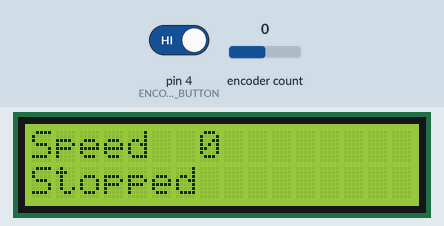
Simulated run of this sketch. Board: Arduino Uno, built with avr-gcc and run on an emulated ATmega328P. On the bench: 16×2 character LCD. Inputs (shaded band) come from the test bench; at power-on: pin 4 (ENCODER_PIN_BUTTON) HIGH, encoder count 0. What the sketch prints to the serial monitor is not drawn.

Above: at 2.2 s.
2.3 s: pin 4 (ENCODER_PIN_BUTTON) driven LOW
5.3 s: encoder count set to 1
At 6.5 s:
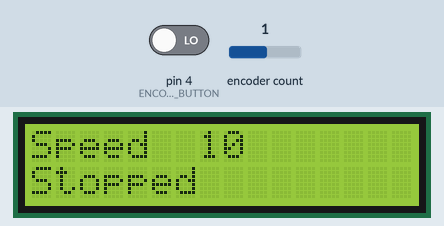
6.8 s: encoder count set to 2
At 8.0 s:
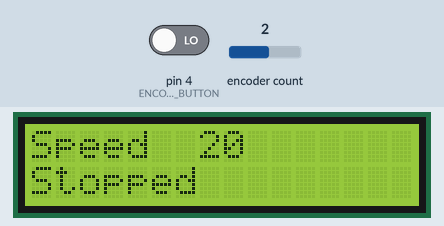
8.3 s: encoder count set to 3
At 9.3 s:
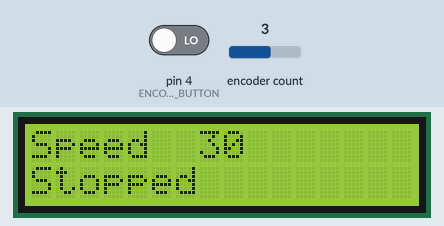
9.8 s: encoder count set to 4
At 10.6 s:
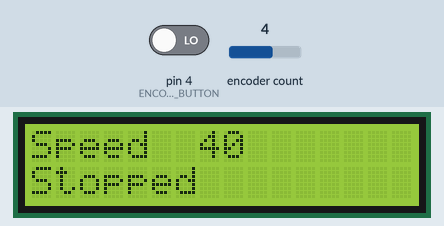
11.3 s: pin 4 (ENCODER_PIN_BUTTON) driven HIGH
Timing chart, 0 to 13.8 s (numbered marks = the images above; inputs shaded):
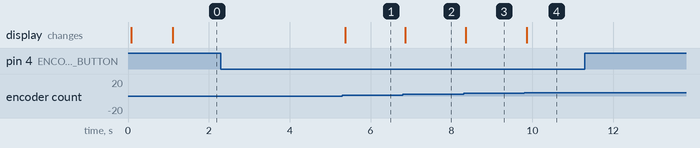

Measured:
- after the input at 2.3 s, every drawn part: stays the same
- after the input at 5.3 s, the display: changes after 0.07 s (image 1)
- after the input at 6.8 s, the display: changes after 0.05 s (image 2)
- after the input at 8.3 s, the display: changes after 0.06 s (image 3)
- after the input at 9.8 s, the display: changes after 0.06 s (image 4)
- after the input at 11.3 s, every drawn part: stays the same

The sketch:

PeristalticPumpV01.ino
```cpp
//*Example sketch to control a stepper motor with A4988 stepper motor driver, AccelStepper library and Arduino: continuous rotation. More info: https://www.makerguides.com */

// Include the AccelStepper library:
#include <AccelStepper.h>
#include <ClickEncoder.h>
#include <TimerOne.h>
#include <LiquidCrystal_I2C.h>


// Define LCD
LiquidCrystal_I2C lcd(0x27,16,2);  // set the LCD address to 0x27 for a 20 chars and 4 line display

// Define stepper motor connections and motor interface type. Motor interface type must be set to 1 when using a driver:
#define dirPin 6
#define stepPin 7
#define motorInterfaceType 1

//Define Encoder
#define ENCODER_PIN_BUTTON 4
#define ENCODER_PIN_A 3
#define ENCODER_PIN_B 2
ClickEncoder *encoder;
int16_t last, value, rCount, iSpeed;
boolean vRun, rSpeed;

void timerIsr() {
  encoder->service();
}

// Create a new instance of the AccelStepper class:
AccelStepper stepper = AccelStepper(motorInterfaceType, stepPin, dirPin);

void setup() {
// Set the maximum speed in steps per second:
  Serial.begin(9600);

  encoder = new ClickEncoder(ENCODER_PIN_B, ENCODER_PIN_A, ENCODER_PIN_BUTTON); //(Encoder A, Encoder B, PushButton)

  Timer1.initialize(1000);
  Timer1.attachInterrupt(timerIsr);
  last = -1;

  stepper.setMaxSpeed(8000);
  //stepper.setAcceleration(5000);
  vRun = false;
  rSpeed =false;

  //init LCD
  lcd.init();
  lcd.clear();
  lcd.setBacklight(HIGH);
  lcd.home();
  lcd.print("PPump Init");
  delay(1000);
  lcd.clear();
  lcd.home();
}

void loop() {

  if (!vRun){
    value += 10*encoder->getValue();
  }

  if (value != last && !vRun) {

    // Set the speed in steps per second:
    Serial.print("Encoder Value: ");
    Serial.println(value);
    last = value;
    lcd.setCursor(0, 0);
    lcd.print("Speed           ");
    lcd.setCursor(7, 0);
    lcd.print(value);
    lcd.setCursor(0,1);
    lcd.print("Stopped");
  }

  if (vRun){
      stepper.runSpeed();
  }


  ClickEncoder::Button b = encoder->getButton();
  if (b != ClickEncoder::Open) {
    Serial.print("Button: ");
    #define VERBOSECASE(label) case label: Serial.println(#label); break;
    switch (b) {
      VERBOSECASE(ClickEncoder::Pressed);
      VERBOSECASE(ClickEncoder::Held)
      VERBOSECASE(ClickEncoder::Released)
      //VERBOSECASE(ClickEncoder::Clicked)
      case ClickEncoder::Clicked:
          Serial.println("Clicked");
          if (vRun){
              vRun = false;
              lcd.setCursor(0,1);
              lcd.print("Stopped");
          }else{
              stepper.setSpeed(value);
              vRun = true;
              lcd.setCursor(0,1);
              lcd.print("Running");
              rSpeed = false;
          }
          break;
       case
          ClickEncoder::DoubleClicked:
          value = 0;
          last = 0;
          vRun = false;
          lcd.setCursor(7, 0);
          lcd.print("0     ");
          lcd.setCursor(0, 1);
          lcd.print("Reset");
          Serial.println("ClickEncoder::DoubleClicked");
          encoder->setAccelerationEnabled(!encoder->getAccelerationEnabled());
          Serial.print("  Acceleration is ");
          Serial.println((encoder->getAccelerationEnabled()) ? "enabled" : "disabled");
        break;
    }
  }
  //delay(100);
}
```
